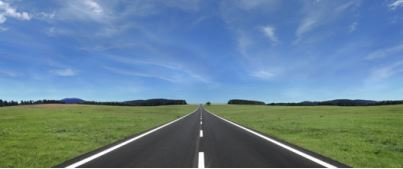
#> input picture Week 8/road_sky.jpg, 403 x 169 px
$ python Page_28_K_Means.py
#> lines starting #> are read from the running program, lines starting #| are printed output that depends on the picture
import numpy as np
import cv2

img = cv2.imread('road_sky.jpg')
#> img is the input picture: shape (169, 403, 3); mean B, G, R 149.9, 131.9, 102.6

cv2.imshow('Original' ,img)

Z = img.reshape((-1,3))

# convert to np.float32
Z = np.float32(Z)

# define criteria, number of clusters(K) and apply kmeans()
criteria = (cv2.TERM_CRITERIA_EPS + cv2.TERM_CRITERIA_MAX_ITER, 10, 1.0)


K = 3
ret,label,center=cv2.kmeans(Z,K,None,criteria,10,cv2.KMEANS_RANDOM_CENTERS)
#> ret = 85882105.9; center = [[220.5, 181.7, 143.1], [192.9, 134.3, 94.66], [65.59, 103.3, 90.2]]

# Now convert back into uint8, and make original image
center = np.uint8(center)
#> center = [[220, 181, 143], [192, 134, 94], [65, 103, 90]]
res = center[label.flatten()]
res2 = res.reshape((img.shape))
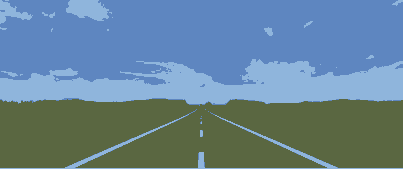
#> res2: shape (169, 403, 3); mean B, G, R 149.2, 131.5, 102.2

cv2.imshow('K = ' + str(K),res2)


K = 2
ret,label,center=cv2.kmeans(Z,K,None,criteria,10,cv2.KMEANS_RANDOM_CENTERS)
#> ret = 135122877.5; center = [[201.8, 149.5, 110.3], [65.68, 103.3, 90.2]]

# Now convert back into uint8, and make original image
center = np.uint8(center)
#> center = [[201, 149, 110], [65, 103, 90]]
res = center[label.flatten()]
res2 = res.reshape((img.shape))
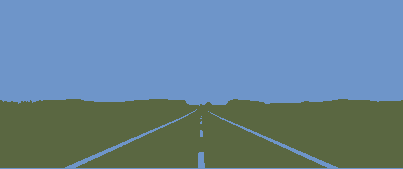
#> res2: shape (169, 403, 3); mean B, G, R 149.1, 131.4, 102.4

cv2.imshow('K = ' + str(K),res2)


K = 4
ret,label,center=cv2.kmeans(Z,K,None,criteria,10,cv2.KMEANS_RANDOM_CENTERS)
#> ret = 49022930.3; center = [[220.5, 181.7, 143.1], [63.24, 63.83, 60.61], [67.2, 126.3, 107.5], [193, 134.3, 94.58]]

# Now convert back into uint8, and make original image
center = np.uint8(center)
#> center = [[220, 181, 143], [63, 63, 60], [67, 126, 107], [193, 134, 94]]
res = center[label.flatten()]
res2 = res.reshape((img.shape))
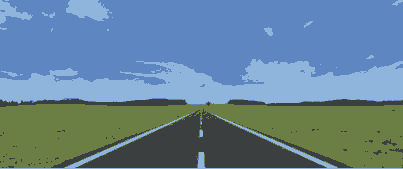
#> res2: shape (169, 403, 3); mean B, G, R 149.7, 131.5, 102.1

cv2.imshow('K = ' + str(K),res2)


K = 5
ret,label,center=cv2.kmeans(Z,K,None,criteria,10,cv2.KMEANS_RANDOM_CENTERS)
#> ret = 32883280.9; center = [[191.2, 132.1, 92.55], [216.9, 172.5, 131], [63.23, 63.88, 60.65], [67.16, 126.3, 107.6], [243.3, 242.6, 240.9]]

# Now convert back into uint8, and make original image
center = np.uint8(center)
#> center = [[191, 132, 92], [216, 172, 130], [63, 63, 60], [67, 126, 107], [243, 242, 240]]
res = center[label.flatten()]
res2 = res.reshape((img.shape))
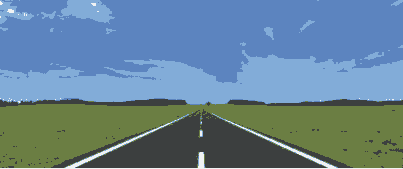
#> res2: shape (169, 403, 3); mean B, G, R 149.5, 131.5, 101.9

cv2.imshow('K = ' + str(K),res2)


cv2.waitKey(0)
cv2.destroyAllWindows()

$ run again, with Week 8/face.jpg copied over Week 8/road_sky.jpg
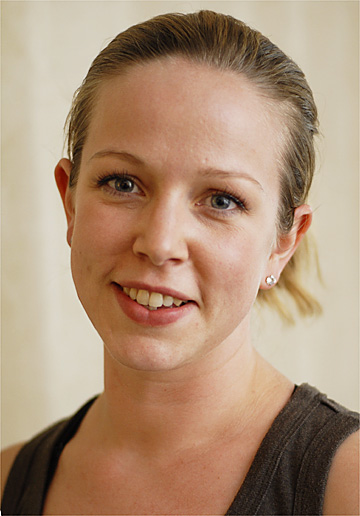
#> input picture Week 8/face.jpg, 360 x 516 px
#> img is the input picture: shape (516, 360, 3); mean B, G, R 118.5, 143.6, 172.9
#> `ret,label,center=cv2.kmeans(Z,K,None,criteria,10,cv2.KMEANS_RANDOM_CEN..`: ret = 187182356.7; center = [[76.92, 111.2, 162.8], [29.19, 43.92, 64.29], [171.7, 193.7, 210.5]]
#> `center = np.uint8(center)`: center = [[76, 111, 162], [29, 43, 64], [171, 193, 210]]
#> `ret,label,center=cv2.kmeans(Z,K,None,criteria,10,cv2.KMEANS_RANDOM_CEN..`: ret = 469817035.8; center = [[165.9, 188.6, 208.6], [56.5, 84.74, 126.1]]
#> `center = np.uint8(center)`: center = [[165, 188, 208], [56, 84, 126]]
#> `ret,label,center=cv2.kmeans(Z,K,None,criteria,10,cv2.KMEANS_RANDOM_CEN..`: ret = 119252313.8; center = [[65.44, 100.9, 152.5], [177.2, 198.2, 211.7], [117.9, 147.6, 193], [27.85, 41.09, 59.27]]
#> `center = np.uint8(center)`: center = [[65, 100, 152], [177, 198, 211], [117, 147, 193], [27, 41, 59]]
#> `res2 = res.reshape((img.shape))`:
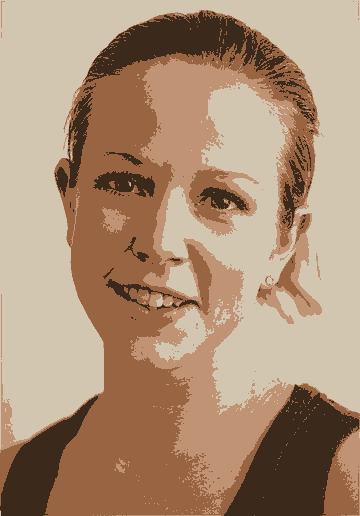
#> res2: shape (516, 360, 3); mean B, G, R 118, 143.2, 172.4
#> `ret,label,center=cv2.kmeans(Z,K,None,criteria,10,cv2.KMEANS_RANDOM_CEN..`: ret = 90737283.2; center = [[184.6, 203.1, 214], [152.2, 179.7, 205.2], [58.99, 95.27, 145.5], [27.16, 39.55, 56.49], [98.82, 129.5, 181.2]]
#> `center = np.uint8(center)`: center = [[184, 203, 213], [152, 179, 205], [58, 95, 145], [27, 39, 56], [98, 129, 181]]
#> `res2 = res.reshape((img.shape))`:
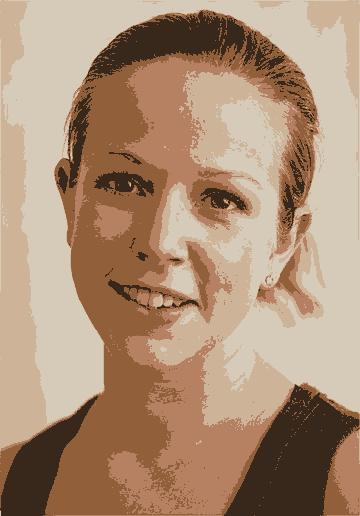
#> res2: shape (516, 360, 3); mean B, G, R 117.9, 143.3, 172.3

$ run again, with Week 8/birds.png saved as Week 8/road_sky.jpg
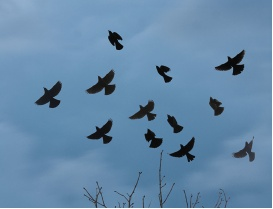
#> input picture Week 8/birds.png, 273 x 209 px
#> img is the input picture: shape (209, 273, 3); mean B, G, R 169.1, 137.5, 101.6
#> `ret,label,center=cv2.kmeans(Z,K,None,criteria,10,cv2.KMEANS_RANDOM_CEN..`: ret = 26752565.2; center = [[255, 255, 247.9], [175.6, 142.3, 104.6], [41.77, 34.11, 26.27]]
#> `center = np.uint8(center)`: center = [[255, 255, 247], [175, 142, 104], [41, 34, 26]]
#> `res2 = res.reshape((img.shape))`:
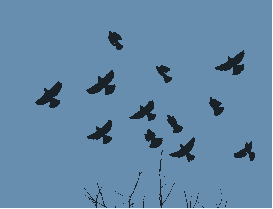
#> res2: shape (209, 273, 3); mean B, G, R 168.5, 137.2, 101
#> `ret,label,center=cv2.kmeans(Z,K,None,criteria,10,cv2.KMEANS_RANDOM_CEN..`: ret = 45595663.7; center = [[176.4, 143.3, 105.9], [42.02, 34.31, 26.4]]
#> `center = np.uint8(center)`: center = [[176, 143, 105], [42, 34, 26]]
#> `ret,label,center=cv2.kmeans(Z,K,None,criteria,10,cv2.KMEANS_RANDOM_CEN..`: ret = 13988956.3; center = [[39.55, 32.35, 25.05], [255, 255, 247.9], [167.1, 133.8, 94.82], [184.1, 150.8, 114.4]]
#> `center = np.uint8(center)`: center = [[39, 32, 25], [255, 255, 247], [167, 133, 94], [184, 150, 114]]
#> `ret,label,center=cv2.kmeans(Z,K,None,criteria,10,cv2.KMEANS_RANDOM_CEN..`: ret = 9557673.2; center = [[255, 255, 247.9], [98.68, 78.92, 58.01], [167.5, 134, 94.81], [183.7, 150.4, 113.9], [28.06, 23.49, 18.92]]
#> `center = np.uint8(center)`: center = [[255, 255, 247], [98, 78, 58], [167, 134, 94], [183, 150, 113], [28, 23, 18]]
